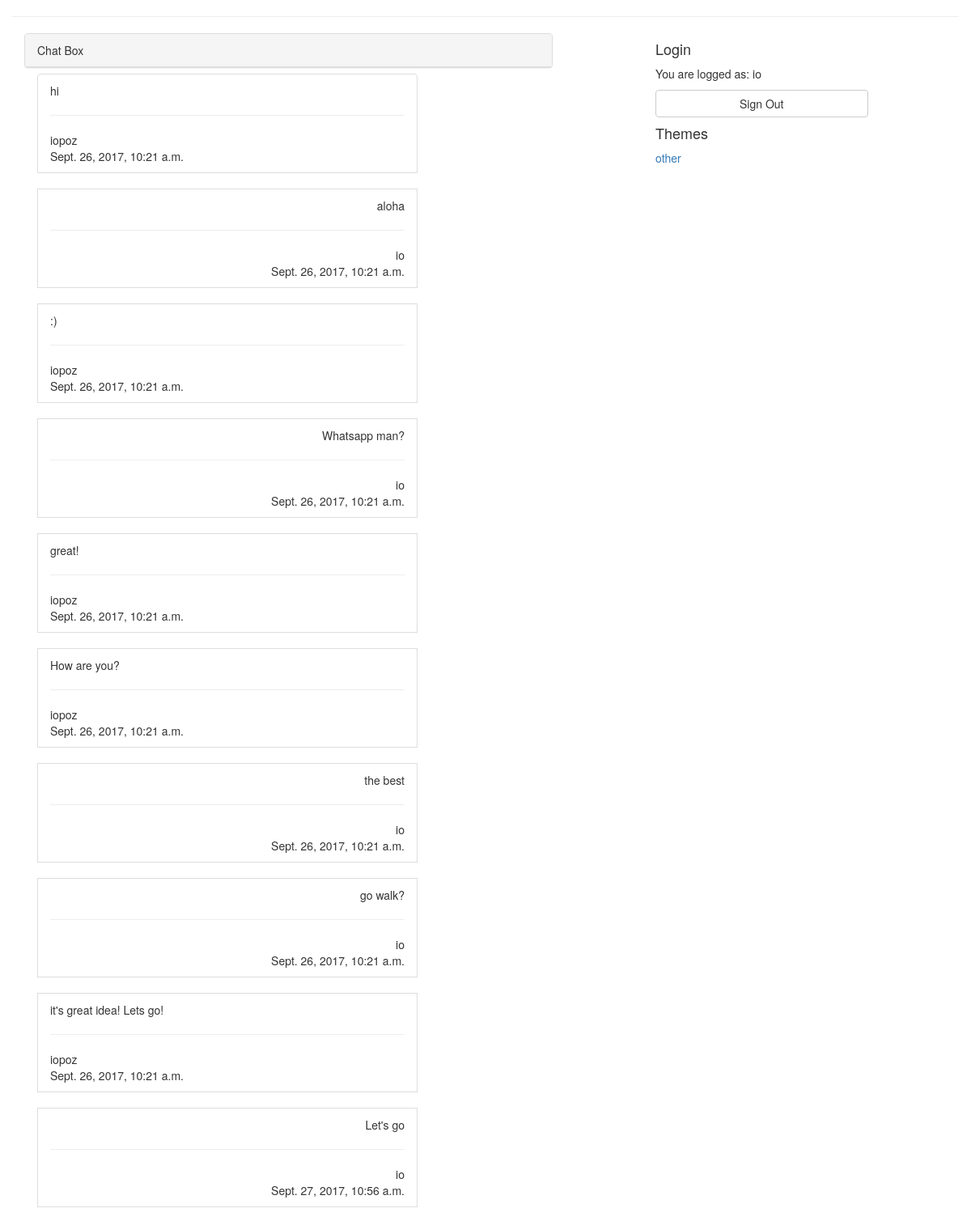
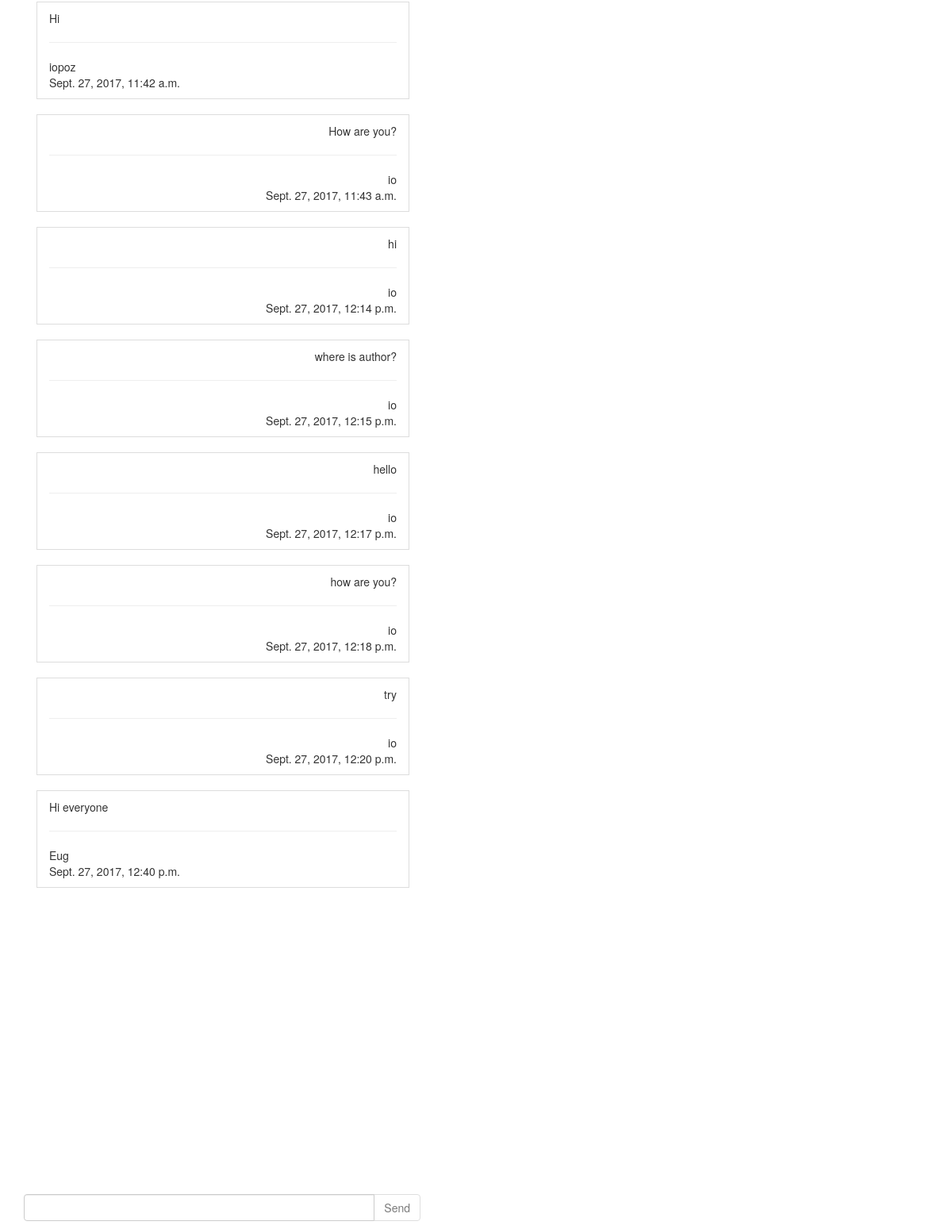
Page /rooms/3/ (signed in) on the committed database (2 pictures, top to bottom).
### chat/models.py (models this page shows, shortened)
class Chat(models.Model):
    message = models.CharField(max_length=140)
    msg_created = models.DateTimeField(auto_now_add=True)
    msg_author = models.ForeignKey(User)
    msg_room = models.ForeignKey(ChatRooms)

class Subject(models.Model):
    subject_name = models.CharField(max_length=50)

### chat/views.py (the view)
# urls.py: url(r'^rooms/(?P<room_id>[0-9]+)/$', chat.views.display_chat_room, name='chat_room'),
def display_chat_room(request, room_id):
    ROOM_ID = room_id
    msg_form = NewMessageForm(request.POST)
    context = {'msgs': Chat.objects.filter(msg_room=ROOM_ID),
               'username': auth.get_user(request).username,
               'form': msg_form,
               'subjects': Subject.objects.all(),
               'chat_room': ChatRooms.objects.get(id=ROOM_ID)}
    return render(request, 'chat_room.html', context)

### chat/forms.py
class NewMessageForm(ModelForm):
    class Meta:
        model = Chat
        fields = ['message']

### chat/models.py (called while the page is built)
    def __str__(self):
        return self.room_name

### chat/templates/chat_room.html (shortened to what this page needs)
{% extends 'base.html' %}
{% load staticfiles %}
{% block content %}
    <hr>
    <div class="row1">
    <div class="col-sm-7">
        <div id="chat-body" class="panel panel-default">
            <div class="panel-heading">Chat Box</div>
            <div id="msg-list-div" class="col-sm-5 panel-body">
                <ul id="msg-list" class="list-group">
                    {% for msg in msgs %}
                        {% if msg.msg_author == request.user %}
                            <li class="text-right list-group-item">{{ msg.message }}
                                <hr>
                                <div class="text-right inline-related">
                                    <div>
                                        {{ msg.msg_author }}
                                    </div>
                                    <div>
                                        {{ msg.msg_created }}
                                    </div>
                                </div>
                            </li>
                            <br>
                        {% else %}
                            <li class="text-left list-group-item">{{ msg.message }}
                                <hr>
                                <div class="text-left inline-related">
                                    <div>
                                        {{ msg.msg_author }}
                                    </div>
                                    <div>
                                        {{ msg.msg_created }}
                                    </div>
                                </div>
                            </li>
                            <br>
                        {% endif %}
                    {% empty %}
                        <li class="text-right list-group-item">No messages yet!</li>
                    {% endfor %}
                </ul>
            </div>
        </div>
        {% if username %}
            <form id="chat-form" action="{% url 'add_post'%}" method="post">
                <div id="chat-bottom" class="input-group col-sm-5 inline-group">
                <input type="text" id="chat-msg" name="chat-msg" class="form-control"/>
                <span class="input-group-btn">
                    <input class="btn btn-default" id="send" type="submit" value="Send"/>
                </span>
                </div>
            </form>
        {% endif %}
    </div>
    </div>
{% endblock %}

### templates/base.html (shortened to what this page needs)
{% load staticfiles %}
<!DOCTYPE html>
<html lang="en">
<head>
    <link rel="stylesheet" href="http://maxcdn.bootstrapcdn.com/bootstrap/3.3.5/css/bootstrap.min.css">
    <link rel="stylesheet" href="{% static 'chat.css' %}">
</head>
<body>
<div class="container">
    <div class="row">
        {% block content %}{% endblock %}
    {% block sub_block %}
    <div class="col-sm-3 col-sm-offset-1">
        {% block login %}
        <div class="sidebar-module sidebar-module-inset">
            <h4>Login</h4>
            {% if not username %}
            <div class="form-group has-error">
                <form action="{% url 'login' %}" method="post">
                    {% csrf_token %}
                    {% if login_error %}
                        <lable class="control-label">{{ login_error }}</lable>
                        <br>
                    {% endif %}
                    <input class="form-control" type="text" name="username" id="username" onclick="this.value='';" onfocus="this.select()" onblur="this.value=!this.value?'* Your name':this.value;" value="* Your name" style="margin-bottom: 5px"/>
                    <input class="form-control" type="text" name="password" id="password" onclick="this.value=''; this.type='password'" onfocus="this.select(); this.type='password'; this.value='';" onblur="this.value=!this.value?'* Your password':this.value;" value="* Your password" style="margin-bottom: 15px"/>
                    <br>
                    <div class="login-btn">
                        <div class="col-md-6">
                            <button class="btn btn-default btn-block" type="submit">Sign in</button>
                        </div>
                        <div class="col-md-6">
                            <a class="btn btn-default btn-block" href="{% url 'register' %}" type="button">Sign up</a>
                        </div>
                    </div>
                </form>
            </div>
            {% else %}
                <form action="{% url 'logout' %}" method="post">
                    <div><p>You are logged as: {{ username }}</p></div>
                    <button class="btn btn-default btn-block" type="submit">Sign Out</button>
                </form>
            {% endif %}
        </div>
        {% endblock %}
    {% block subjects %}
        <div class="sidebar-module sidebar-module-inset">
            <h4>Themes</h4>
                <ol class="list-unstyled">
                {% for subject in subjects %}
                    <li><a href="#">{{ subject.subject_name }}</a></li>
                {% endfor %}
                </ol>
        </div>
    {% endblock %}
    </div>
    {% endblock %}
    </div>
</div>
</body>
</html>

### chat/static/chat.css (style rules this page uses)
#chat-bottom { position: fixed; bottom: 10px; }
.panel-body { overflow-x: scroll; height: 85%; position: fixed; }

### rows in the picture
Chat: message "hi", msg_author "iopoz", msg_created "Sept. 26, 2017, 10:21 a.m."
Chat: message "aloha", msg_author "io", msg_created "Sept. 26, 2017, 10:21 a.m."
Chat: message ":)", msg_author "iopoz", msg_created "Sept. 26, 2017, 10:21 a.m."
Chat: message "Whatsapp man?", msg_author "io", msg_created "Sept. 26, 2017, 10:21 a.m."
Chat: message "great!", msg_author "iopoz", msg_created "Sept. 26, 2017, 10:21 a.m."
Chat: message "How are you?", msg_author "iopoz", msg_created "Sept. 26, 2017, 10:21 a.m."
Chat: message "the best", msg_author "io", msg_created "Sept. 26, 2017, 10:21 a.m."
Chat: message "go walk?", msg_author "io", msg_created "Sept. 26, 2017, 10:21 a.m."
Chat: message "it's great idea! Lets go!", msg_author "iopoz", msg_created "Sept. 26, 2017, 10:21 a.m."
Chat: message "Let's go", msg_author "io", msg_created "Sept. 27, 2017, 10:56 a.m."
Chat: message "Hi", msg_author "iopoz", msg_created "Sept. 27, 2017, 11:42 a.m."
Chat: message "How are you?", msg_author "io", msg_created "Sept. 27, 2017, 11:43 a.m."
Chat: message "hi", msg_author "io", msg_created "Sept. 27, 2017, 12:14 p.m."
Chat: message "where is author?", msg_author "io", msg_created "Sept. 27, 2017, 12:15 p.m."
Chat: message "hello", msg_author "io", msg_created "Sept. 27, 2017, 12:17 p.m."
Chat: message "how are you?", msg_author "io", msg_created "Sept. 27, 2017, 12:18 p.m."
Chat: message "try", msg_author "io", msg_created "Sept. 27, 2017, 12:20 p.m."
Chat: message "Hi everyone", msg_author "Eug", msg_created "Sept. 27, 2017, 12:40 p.m."
Subject: subject_name "other"

### other values in the picture
{{ username }} "io"
